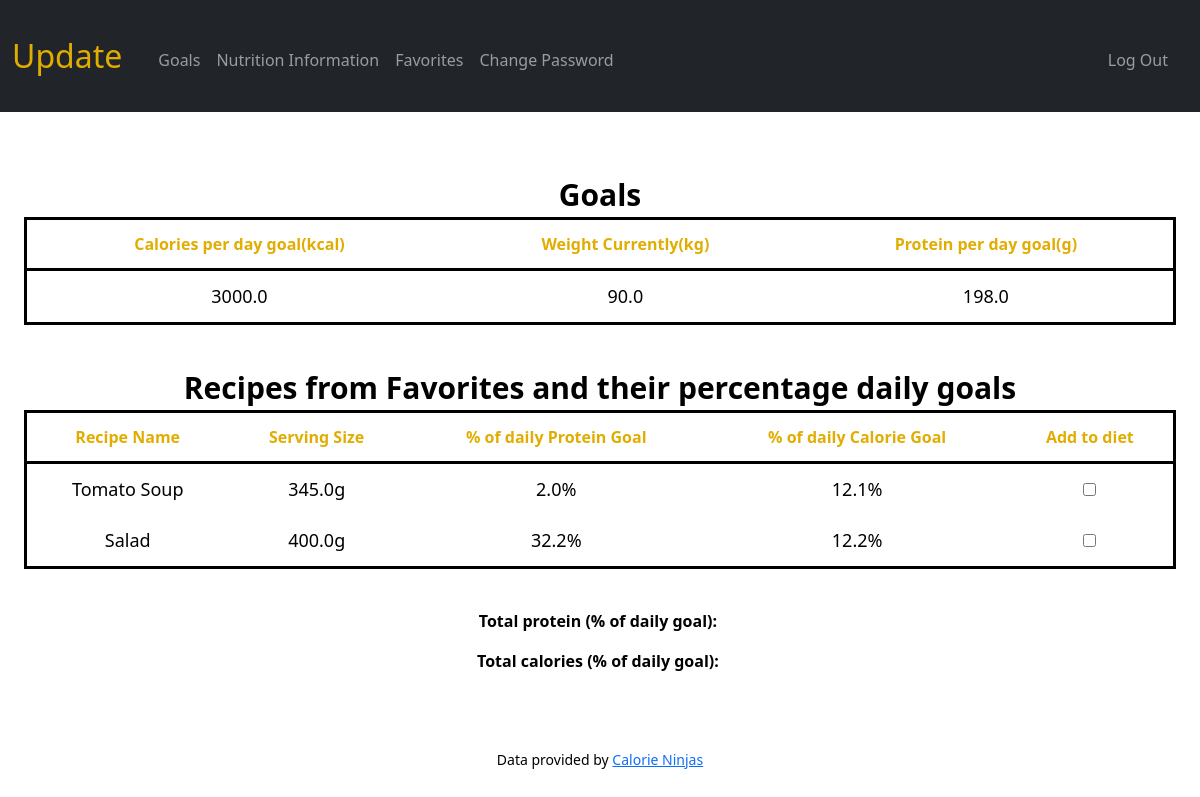
Screenshot of / (signed in) with the database file from the repository.
### tables this page shows
CREATE TABLE goals (
stat_id INTEGER NOT NULL UNIQUE,
weight REAL NOT NULL,
protein_per_kg REAL NOT NULL,
calories REAL NOT NULL,
FOREIGN KEY(stat_id) REFERENCES users(id)
);

CREATE TABLE favorites (
faveuser_id INTEGER NOT NULL,
name TEXT,
headers TEXT,
sum_totals TEXT,
nutrition TEXT,
formated_table_rows TEXT,
row_length INTEGER,
recipe_id INTEGER PRIMARY KEY AUTOINCREMENT NOT NULL,
FOREIGN KEY(faveuser_id) REFERENCES users(id)
);

### app.py (the view)
@app.route("/")
@login_required
def index():
    goals = db.execute("SELECT * FROM goals WHERE stat_id=?", session["user_id"])
    print(goals)
    if len(goals) == 0:
        return apology("please update your goals in the goals tab", 400)
    weight_goal = goals[0]["weight"]
    protein_total_goal = goals[0]["protein_per_kg"] * weight_goal
    calories_goal = goals[0]["calories"]
    data = db.execute("SELECT * FROM favorites WHERE faveuser_id=?", session["user_id"])
    names = []
    serving_size = []
    calorie_goal_percent = []
    protein_goal_percent = []
    calorie_int = []
    protein_int = []
    for i in range(len(data)):
        names.append(data[i]["name"])
        totals_temp = ast.literal_eval(data[i]["sum_totals"])
        serving_size.append(str(totals_temp[0]) + "g")
        calorie_rounded = round((totals_temp[1] / calories_goal), 3)
        protein_rounded = round((totals_temp[2] / protein_total_goal), 3)
        calorie_goal_percent.append(str(calorie_rounded * 100) + "%")
        protein_goal_percent.append(str(protein_rounded * 100) + "%")
        protein_int.append(protein_rounded * 100)
        calorie_int.append(calorie_rounded * 100)
    protein_total_goal = round(protein_total_goal, 2)
    length = len(serving_size)
    return render_template("home.html", weight_goal = weight_goal, protein_total_goal = protein_total_goal, calories_goal = calories_goal, calorie_goal_percent = calorie_goal_percent, protein_goal_percent = protein_goal_percent, names = names, serving_size = serving_size, length = length, calorie_int = calorie_int, protein_int = protein_int)

### app.py (called while the page is built)
@app.after_request
def after_request(response):
    response.headers["Cache-Control"] = "no-cache, no-store, must-revalidate"
    response.headers["Expires"] = 0
    response.headers["Pragma"] = "no-cache"
    return response

### helpers.py (called while the page is built)
def login_required(f):
    @wraps(f)
    def decorated_function(*args, **kwargs):
        if session.get("user_id") is None:
            return redirect("/login")
        return f(*args, **kwargs)
    return decorated_function

### templates/home.html (shortened to what this page needs)
{% extends "layout.html" %}
{% block main %}
    <div>
        <b style="font-size: 30px; color:black;">Goals</b>
        <table>
            <thead class="mustard">
                <tr>
                    <th>Calories per day goal(kcal)</th>
                    <th>Weight Currently(kg)</th>
                    <th>Protein per day goal(g)</th>
                </tr>
            </thead>
            <tbody style="color: black; font-size: 18px">
                <tr>
                    <td>{{ calories_goal }}</td>
                    <td>{{ weight_goal }}</td>
                    <td>{{ protein_total_goal}}</td>
                </tr>
            </tbody>
        </table>
    </div>
    <div>
        <b style="font-size: 30px; color:black;">Recipes from Favorites and their percentage daily goals</b>
        <table>
            <thead class="mustard">
                <tr>
                    <th>Recipe Name</th>
                    <th>Serving Size</th>
                    <th>% of daily Protein Goal</th>
                    <th>% of daily Calorie Goal</th>
                    <th>Add to diet</th>
                </tr>
            </thead>
            <tbody style="color: black; font-size: 18px">
                {% for i in range(length) %}
                    <tr>
                        <td>{{ names[i] }}</td>
                        <td>{{ serving_size[i] }}</td>
                        <td>{{ protein_goal_percent[i] }}</td>
                        <td>{{ calorie_goal_percent[i] }}</td>
                        <td>
                            <input type="checkbox" class="checkbox" value="{{ protein_int[i] }}" data-valuetwo="{{ calorie_int[i] }}">
                        </td>
                    </tr>
                {% endfor %}
            </tbody>
        </table>
    </div>
    <div>
        <p style="color: black"><b>Total protein (% of daily goal):&#160</b></p>
        <p style="color: black"><b>Total calories (% of daily goal):&#160</b></p>
    </div>
{% endblock %}

### templates/layout.html (shortened to what this page needs)
<!DOCTYPE html>
<html lang="en">
    <head>
        <link href="https://cdn.jsdelivr.net/npm/bootstrap@5.1.3/dist/css/bootstrap.min.css" rel="stylesheet">
        <link href="/static/styles.css" rel="stylesheet">
    </head>
    <body class="body">
        <nav class="bg-dark navbar navbar-expand-md navbar-dark">
            <div class="container-fluid">
                <a class="navbar-brand" href="/"><span class="yellow">Update</span></a>
                <div class="collapse navbar-collapse" id="navbar">
                    {% if session["user_id"] %}
                        <ul class="navbar-nav me-auto mt-2">
                            <li class="nav-item"><a class="nav-link" href="/goals">Goals</a></li>
                            <li class="nav-item"><a class="nav-link" href="/nutrition">Nutrition Information</a></li>
                            <li class="nav-item"><a class="nav-link" href="/favorites">Favorites</a></li>
                            <li class="nav-item"><a class="nav-link" href="/changepass">Change Password</a></li>
                        </ul>
                        <ul class="navbar-nav ms-auto mt-2">
                            <li class="nav-item"><a class="nav-link" href="/logout">Log Out</a></li>
                        </ul>
                    {% else %}
                        <ul class="navbar-nav ms-auto mt-2">
                            <li class="nav-item"><a class="nav-link" href="/register">Register</a></li>
                            <li class="nav-item"><a class="nav-link" href="/login">Log In</a></li>
                        </ul>
                    {% endif %}
                </div>
            </div>
        </nav>
        <main class="container-fluid py-5 text-center">
            {% block main %}{% endblock %}
        </main>
        <footer class="mb-5 small text-center text-muted">
            <p style="color: black">Data provided by <a href="https://calorieninjas.com/">Calorie Ninjas</a></p>
        </footer>
    </body>
</html>

### static/styles.css (style rules this page uses)
nav .navbar-brand { font-size: xx-large; }
nav .navbar-brand .yellow { color: #E1Ad01; }
.mustard { color: #E1Ad01; }
table { background-color: transparent; margin-bottom: 1rem; width: 100%; border: 1px solid black; }
table th, table td { padding: 0.75rem; vertical-align: middle; }
.body { background-position: center center; background-image: url("/static/background-image.jpg"); background-size: cover; background-repeat: no-repeat; width: 100%; height: 100vh; }
div { padding:0.75rem; }
th { border-bottom: 3px solid #000000; }
table { border-left: 3px solid #000000; border-right: 3px solid #000000; border-top: 3px solid #000000; border-bottom: 3px solid #000000; }

### rows the page displays
goals: calories "3000.0", weight "90.0"
favorites: name "Tomato Soup"
favorites: name "Salad"

### other values shown
{{ protein_total_goal }} "198.0"
{{ serving_size[i] }} "345.0g" "400.0g"
{{ protein_goal_percent[i] }} "2.0%" "32.2%"
{{ calorie_goal_percent[i] }} "12.1%" "12.2%"
